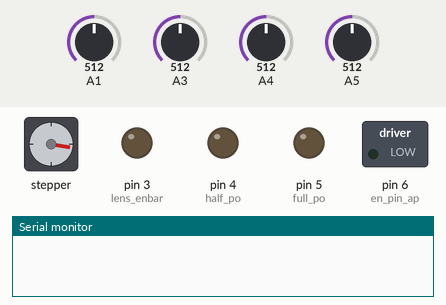
Bench run of a sketch on a simulated Arduino Uno, built with avr-gcc and run on an emulated ATmega328P. Shown: stepper motor, switched loads named in the sketch (green lamp = pin HIGH), output pins drawn as LEDs (lit = HIGH), the last lines printed to the serial monitor. Dashed ring = blinking. Inputs (shaded band) come from the test bench; at power-on: A1 = 512, A3 = 512, A4 = 512, A5 = 512. Stepper angles assume 180 steps per turn.

Above: at 1.3 s.
1.4 s: A1 set to 6
2.9 s: A1 set to 3
At 3.6 s:
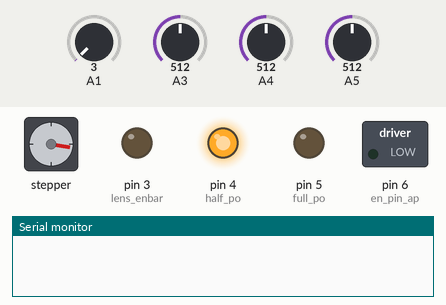
4.4 s: A3 set to 6
5.9 s: A3 set to 3
At 6.4 s:
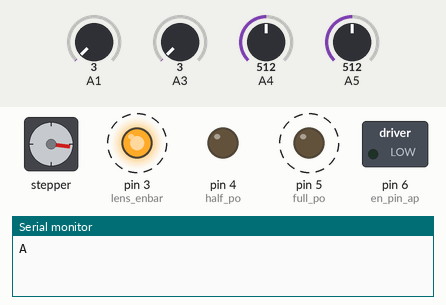
At 8.3 s:
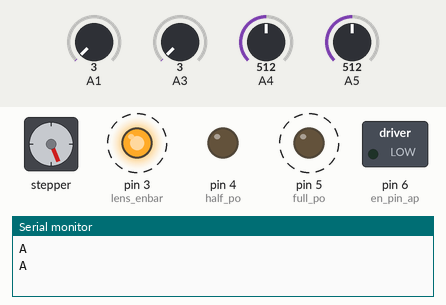
8.9 s: A4 set to 8
11.9 s: A4 set to 5
At 13.5 s:
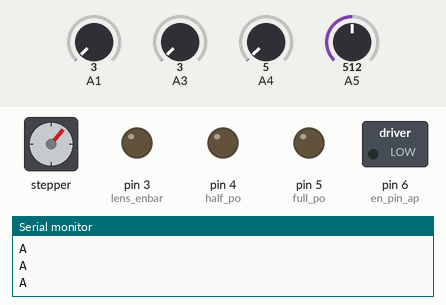
Timing chart, 0 to 15.0 s (numbered marks = the images above; inputs shaded):
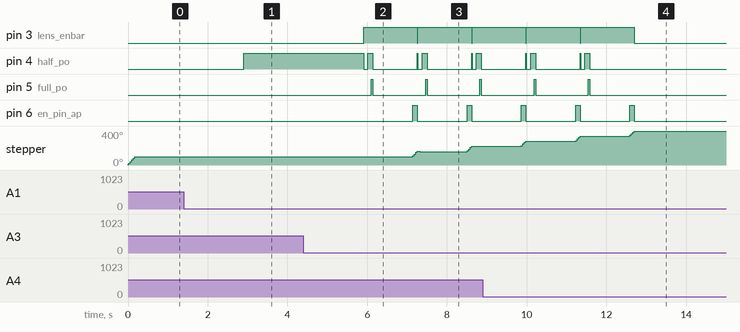

The sketch:

chip_main.ino
```cpp
/******************************
 *Code for the main chip which controls the Camera aperture manually
 *Connects to a H-Bridge driver for driving bipolar stepper motor of the aperture drive
 *Takes input for shutter through shutter button, and redirects it to main camera shutter controls through a MUX
 *So it performs somewhat of a passthrough for the Shutter button signals
 *Takes Hotshoe signal for confirmation
 *Make default mode of camera as Widest Aperture, so that focusing can be performed
 *As shutter is pressed, detach lens signal and set aperture, then fires shutter button
 *Aperture steps have been determined by crude method, so may have some error
 **/

#include<Stepper.h>
#include <avr/sleep.h>

const int stepsPerRev = 180; //Match motor config
const int en_pin_ap = 6; //Enable pin for aperture driver
const int half_po = 4; //Half press out
const int full_po = 5; // Full press out
const int lens_enbar = 3; //Lens enable^T
const int p_threshold = 5; //Button press threshold
int half_p,full_p;
int aperture_prev_val=0;
const int ttl_xsync_pin = 2; //set pin for x sync TTL pin
long int time1=0,time2=0;
int aperture_step=1; //Step size for aperture, initialize to 1
char a='K';

//Implement sleep mode
bool sleepEnable = false;
unsigned long int timeSleep = 0;
const  unsigned int sleepThresholdMin = 20;
unsigned long int sleepThresholdms = sleepThresholdMin*60*1000;

//Toggle
bool toggleState = false;

Stepper aperture(stepsPerRev,7,8,9,10); //Pin config for aperture motor

void setup() {
  Serial.begin(19200);
  pinMode(en_pin_ap,OUTPUT); //Enable pin for Motor Driver
  pinMode(half_po,OUTPUT);
  pinMode(full_po,OUTPUT);
  pinMode(lens_enbar,OUTPUT);
  //pinMode(ttl_xsync_pin,INPUT); //Sensing TTL sync
  digitalWrite(en_pin_ap,LOW); //EN_pin is LOW until needed to save power
  digitalWrite(lens_enbar,LOW); //LOW to enable lens at start
  digitalWrite(half_po,LOW); //LOW to disable half_po at start
  digitalWrite(full_po,LOW); //LOW to disable full_po at start


  half_p=0;
  full_p=0;

  aperture.setSpeed(90); //Aperture motor speed
  aperture.step(50);

}

void loop() {
  //Sleep timer
  timeSleep += 1;
  if (timeSleep >= sleepThresholdms && sleepEnable){
    //Sleep code
    set_sleep_mode(SLEEP_MODE_PWR_DOWN);
    sleep_enable();
    sleep_mode();
  }
  time1=0;
  time2=0;
  half_p = analogRead(A1);
  full_p = analogRead(A3);
  char x=Serial.read();
  if((x>='K')&&(x<='Z')){  //K to Z used for aperture symbols
    a=x;
    timeSleep=0;
  }
  if(analogRead(A4)<7){
    timeSleep=0;
    //aperture_req();
    toggleState = !toggleState;
    if (toggleState){
      aperture_req(true);
      delay(10);
      aperture_set(aperture_step);
    }
    if(!toggleState){
      aperture_reset();
    }
    while(analogRead(A4)<7)
      delay(10);


  }

  if(half_p > p_threshold){
    digitalWrite(half_po,LOW);
  }
  if(half_p > p_threshold){
    digitalWrite(full_po,LOW);
  }
  if(half_p < p_threshold){ //Half pressed
    digitalWrite(half_po,HIGH);
    timeSleep = 0;

    //aperture_reset();
    if((analogRead(A3) < p_threshold)&&(analogRead(A1) < p_threshold)){ //Full pressed after Half pressed
      aperture_req(false);
      digitalWrite(half_po,LOW); //Unpress button first
      digitalWrite(lens_enbar,HIGH); //Disable lens
      delay(50);
      aperture_set(aperture_step);
      delay(50);

      digitalWrite(half_po,HIGH);
      delay(90);
      digitalWrite(full_po,HIGH);//Shutter release
      delay(40);
      digitalWrite(half_po,LOW);//Reset both buttons
      digitalWrite(full_po,LOW);
      delay(1000);
      time1 = millis();
      while(analogRead(A5)<10){
        time2=millis();
        if((time2-time1)>25000){
          break;
        }
      }

      aperture_reset();
    }

  }
  digitalWrite(lens_enbar,LOW);//Enable lens again


}

void aperture_req(bool wait){  //Requests aperture value through Serial Bus
  Serial.println('A');
  delay(10);
  while(!Serial.available() && wait==true ){
    //wait till response is given by second arduino chip
  }
  char x = Serial.read();
  if((x>='K')&&(x<='Z')){  //K to Z used for aperture symbols
    a=x;
    timeSleep=0;
  }

  //delay(30);
  {
    //a = Serial.read();
    //Serial.println(a);
    switch(a){
      case 'K':
        aperture_step = 1; //f2.0
        break;
      case 'L':
        aperture_step = 11; //f2.5
        break;
      case 'M':
        aperture_step = 13; //f2.8
        break;
      case 'N':
        aperture_step = 16; //f3.5
        break;
      case 'O':
        aperture_step = 18; //f4.0
        break;
      case 'P':
        aperture_step = 20; //f4.5
        break;
      case 'Q':
        aperture_step = 25; //f5.6
        break;
      case 'R':
        aperture_step = 26; //f6.7
        break;
      case 'S':
        aperture_step = 27; //f8.0
        break;
      case 'T':
        aperture_step = 30; //f9.5
        break;
      case 'U':
        aperture_step = 34; //f11
        break;
      case 'V':
        aperture_step = 35; //f13
        break;
      case 'W':
        aperture_step = 38; //f16
        break;
      case 'X':
        aperture_step = 39; //f19
        break;
      case 'Y':
        aperture_step = 40; //f22
        break;
      case 'Z':
        aperture_step = 47; //Min Iris Opening
        break;
    }
  }
}

void aperture_set(int steps){ //Set aperture to the required step
  digitalWrite(en_pin_ap,HIGH);
  aperture.step(-steps);
  aperture_prev_val = steps;
  digitalWrite(en_pin_ap,LOW);

}

void aperture_reset(){ // Reset aperture to widest(full open iris)
  digitalWrite(en_pin_ap,HIGH);
  aperture.step(aperture_prev_val+30); //offset value
  aperture_prev_val = 0;
  digitalWrite(en_pin_ap,LOW);

}
```

Measured:
- the behaviour switches between 5 and 4 on A1 (found by bisection; images 0 and 1)
- the behaviour switches between 5 and 4 on A3 (found by bisection; images 1 and 2)
- the behaviour switches between 7 and 6 on A4 (found by bisection; images 3 and 4)
- after the input at 1.4 s, every drawn part: stays the same
- after the input at 2.9 s, pin 4 (half_po): LOW → HIGH at once
- after the input at 4.4 s, every drawn part: stays the same
- after the input at 5.9 s, pin 3 (lens_enbar): alternates HIGH for 1.4 s and LOW for 0.01 s, starting at once; pin 4 (half_po): HIGH → LOW at once, then repeats every 1.4 s: HIGH 0.13 s, LOW 1.1 s, HIGH 0.01 s, LOW 0.10 s
- after the input at 11.9 s, pin 3 (lens_enbar), pin 6 (en_pin_ap): goes on until 12.7 s, then stays LOW; pin 4 (half_po), pin 5 (full_po): stops changing and stays LOW; stepper: goes on until 12.7 s, then stays 400°
